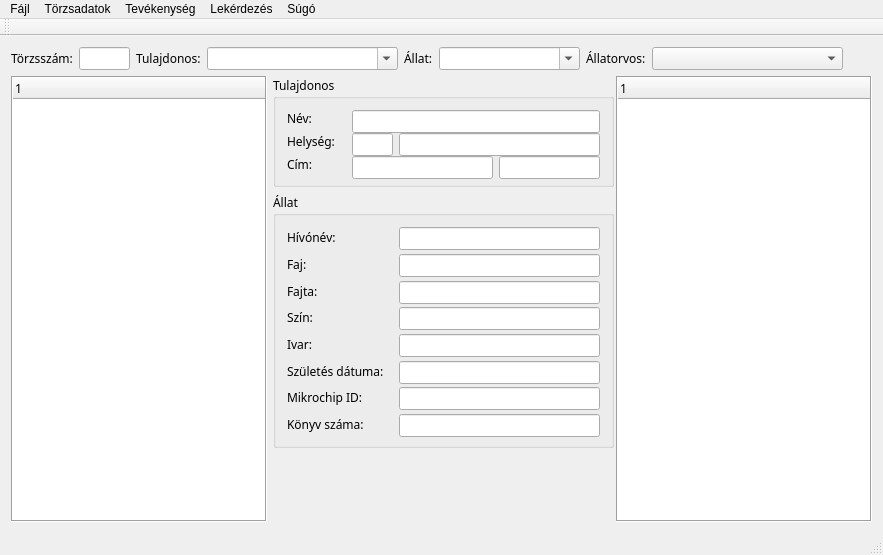
<?xml version="1.0" encoding="UTF-8"?>
<ui version="4.0">
 <class>frmMainClass</class>
 <widget class="QMainWindow" name="frmMainClass">
  <property name="geometry">
   <rect>
    <x>0</x>
    <y>0</y>
    <width>883</width>
    <height>555</height>
   </rect>
  </property>
  <property name="minimumSize">
   <size>
    <width>883</width>
    <height>555</height>
   </size>
  </property>
  <property name="windowTitle">
   <string>VeTracto</string>
  </property>
  <property name="windowIcon">
   <iconset resource="images.qrc">
    <normaloff>:/images/1267613805_add-address.png</normaloff>:/images/1267613805_add-address.png</iconset>
  </property>
  <widget class="QWidget" name="centralWidget">
   <layout class="QGridLayout" name="gridLayout_5">
    <item row="0" column="0" colspan="3">
     <layout class="QHBoxLayout" name="horizontalLayout_3">
      <item>
       <widget class="QLabel" name="label">
        <property name="font">
         <font>
          <family>Lucida Sans Unicode</family>
          <pointsize>9</pointsize>
         </font>
        </property>
        <property name="text">
         <string>Törzsszám:</string>
        </property>
       </widget>
      </item>
      <item>
       <widget class="QLineEdit" name="lineEdit">
        <property name="enabled">
         <bool>true</bool>
        </property>
        <property name="sizePolicy">
         <sizepolicy hsizetype="Preferred" vsizetype="Preferred">
          <horstretch>0</horstretch>
          <verstretch>0</verstretch>
         </sizepolicy>
        </property>
        <property name="minimumSize">
         <size>
          <width>51</width>
          <height>23</height>
         </size>
        </property>
        <property name="maximumSize">
         <size>
          <width>51</width>
          <height>23</height>
         </size>
        </property>
        <property name="font">
         <font>
          <family>Lucida Sans Unicode</family>
          <pointsize>9</pointsize>
         </font>
        </property>
       </widget>
      </item>
      <item>
       <widget class="QLabel" name="label_2">
        <property name="font">
         <font>
          <family>Lucida Sans Unicode</family>
          <pointsize>9</pointsize>
         </font>
        </property>
        <property name="text">
         <string>Tulajdonos:</string>
        </property>
       </widget>
      </item>
      <item>
       <widget class="QComboBox" name="comboBox">
        <property name="minimumSize">
         <size>
          <width>191</width>
          <height>23</height>
         </size>
        </property>
        <property name="maximumSize">
         <size>
          <width>16777215</width>
          <height>23</height>
         </size>
        </property>
        <property name="font">
         <font>
          <family>Lucida Sans Unicode</family>
          <pointsize>9</pointsize>
         </font>
        </property>
        <property name="editable">
         <bool>true</bool>
        </property>
       </widget>
      </item>
      <item>
       <widget class="QLabel" name="label_3">
        <property name="font">
         <font>
          <family>Lucida Sans Unicode</family>
          <pointsize>9</pointsize>
         </font>
        </property>
        <property name="text">
         <string>Állat:</string>
        </property>
       </widget>
      </item>
      <item>
       <widget class="QComboBox" name="comboBox_2">
        <property name="minimumSize">
         <size>
          <width>141</width>
          <height>23</height>
         </size>
        </property>
        <property name="maximumSize">
         <size>
          <width>16777215</width>
          <height>23</height>
         </size>
        </property>
        <property name="font">
         <font>
          <family>Lucida Sans Unicode</family>
          <pointsize>9</pointsize>
         </font>
        </property>
        <property name="editable">
         <bool>true</bool>
        </property>
        <property name="insertPolicy">
         <enum>QComboBox::InsertAlphabetically</enum>
        </property>
       </widget>
      </item>
      <item>
       <widget class="QLabel" name="label_16">
        <property name="font">
         <font>
          <family>Lucida Sans Unicode</family>
          <pointsize>9</pointsize>
         </font>
        </property>
        <property name="text">
         <string>Állatorvos:</string>
        </property>
       </widget>
      </item>
      <item>
       <widget class="QComboBox" name="comboBox_3">
        <property name="minimumSize">
         <size>
          <width>191</width>
          <height>23</height>
         </size>
        </property>
        <property name="maximumSize">
         <size>
          <width>16777215</width>
          <height>23</height>
         </size>
        </property>
        <property name="font">
         <font>
          <family>Lucida Sans Unicode</family>
          <pointsize>9</pointsize>
         </font>
        </property>
       </widget>
      </item>
      <item>
       <spacer name="horizontalSpacer_4">
        <property name="font">
         <font>
          <family>Lucida Sans Unicode</family>
          <pointsize>9</pointsize>
         </font>
        </property>
        <property name="orientation">
         <enum>Qt::Horizontal</enum>
        </property>
        <property name="sizeHint" stdset="0">
         <size>
          <width>38</width>
          <height>17</height>
         </size>
        </property>
       </spacer>
      </item>
     </layout>
    </item>
    <item row="1" column="0" rowspan="3">
     <widget class="QTreeWidget" name="treeWidget">
      <property name="minimumSize">
       <size>
        <width>256</width>
        <height>426</height>
       </size>
      </property>
      <property name="font">
       <font>
        <family>Lucida Sans Unicode</family>
        <pointsize>9</pointsize>
       </font>
      </property>
      <property name="contextMenuPolicy">
       <enum>Qt::CustomContextMenu</enum>
      </property>
      <property name="locale">
       <locale language="Hungarian" country="Hungary"/>
      </property>
      <property name="frameShape">
       <enum>QFrame::Box</enum>
      </property>
      <column>
       <property name="text">
        <string notr="true">1</string>
       </property>
      </column>
     </widget>
    </item>
    <item row="1" column="1">
     <widget class="QGroupBox" name="groupBox">
      <property name="minimumSize">
       <size>
        <width>341</width>
        <height>111</height>
       </size>
      </property>
      <property name="maximumSize">
       <size>
        <width>341</width>
        <height>111</height>
       </size>
      </property>
      <property name="font">
       <font>
        <family>Lucida Sans Unicode</family>
        <pointsize>9</pointsize>
       </font>
      </property>
      <property name="contextMenuPolicy">
       <enum>Qt::CustomContextMenu</enum>
      </property>
      <property name="autoFillBackground">
       <bool>false</bool>
      </property>
      <property name="title">
       <string>Tulajdonos</string>
      </property>
      <property name="alignment">
       <set>Qt::AlignLeading|Qt::AlignLeft|Qt::AlignTop</set>
      </property>
      <layout class="QGridLayout" name="gridLayout_2">
       <item row="0" column="0">
        <layout class="QGridLayout" name="gridLayout_4">
         <item row="0" column="0">
          <widget class="QLabel" name="label_5">
           <property name="font">
            <font>
             <family>Lucida Sans Unicode</family>
             <pointsize>9</pointsize>
            </font>
           </property>
           <property name="text">
            <string>Név:</string>
           </property>
          </widget>
         </item>
         <item row="0" column="1">
          <widget class="QLineEdit" name="lineEdit_2">
           <property name="enabled">
            <bool>true</bool>
           </property>
           <property name="sizePolicy">
            <sizepolicy hsizetype="Preferred" vsizetype="Fixed">
             <horstretch>0</horstretch>
             <verstretch>0</verstretch>
            </sizepolicy>
           </property>
           <property name="minimumSize">
            <size>
             <width>20</width>
             <height>23</height>
            </size>
           </property>
           <property name="maximumSize">
            <size>
             <width>16777215</width>
             <height>23</height>
            </size>
           </property>
           <property name="font">
            <font>
             <family>Lucida Sans Unicode</family>
             <pointsize>9</pointsize>
            </font>
           </property>
           <property name="readOnly">
            <bool>true</bool>
           </property>
          </widget>
         </item>
         <item row="1" column="0">
          <widget class="QLabel" name="label_6">
           <property name="font">
            <font>
             <family>Lucida Sans Unicode</family>
             <pointsize>9</pointsize>
            </font>
           </property>
           <property name="text">
            <string>Helység:</string>
           </property>
          </widget>
         </item>
         <item row="1" column="1">
          <layout class="QHBoxLayout" name="horizontalLayout_2">
           <item>
            <widget class="QLineEdit" name="lineEdit_3">
             <property name="enabled">
              <bool>true</bool>
             </property>
             <property name="sizePolicy">
              <sizepolicy hsizetype="Preferred" vsizetype="Fixed">
               <horstretch>0</horstretch>
               <verstretch>0</verstretch>
              </sizepolicy>
             </property>
             <property name="minimumSize">
              <size>
               <width>41</width>
               <height>23</height>
              </size>
             </property>
             <property name="maximumSize">
              <size>
               <width>41</width>
               <height>23</height>
              </size>
             </property>
             <property name="font">
              <font>
               <family>Lucida Sans Unicode</family>
               <pointsize>9</pointsize>
              </font>
             </property>
             <property name="readOnly">
              <bool>true</bool>
             </property>
            </widget>
           </item>
           <item>
            <widget class="QLineEdit" name="lineEdit_4">
             <property name="enabled">
              <bool>true</bool>
             </property>
             <property name="sizePolicy">
              <sizepolicy hsizetype="Preferred" vsizetype="Fixed">
               <horstretch>0</horstretch>
               <verstretch>0</verstretch>
              </sizepolicy>
             </property>
             <property name="minimumSize">
              <size>
               <width>201</width>
               <height>23</height>
              </size>
             </property>
             <property name="maximumSize">
              <size>
               <width>201</width>
               <height>23</height>
              </size>
             </property>
             <property name="font">
              <font>
               <family>Lucida Sans Unicode</family>
               <pointsize>9</pointsize>
              </font>
             </property>
             <property name="readOnly">
              <bool>true</bool>
             </property>
            </widget>
           </item>
          </layout>
         </item>
         <item row="2" column="0">
          <widget class="QLabel" name="label_7">
           <property name="font">
            <font>
             <family>Lucida Sans Unicode</family>
             <pointsize>9</pointsize>
            </font>
           </property>
           <property name="text">
            <string>Cím:</string>
           </property>
          </widget>
         </item>
         <item row="2" column="1">
          <layout class="QGridLayout" name="gridLayout_6">
           <item row="0" column="0">
            <widget class="QLineEdit" name="lineEdit_5">
             <property name="enabled">
              <bool>true</bool>
             </property>
             <property name="sizePolicy">
              <sizepolicy hsizetype="Preferred" vsizetype="Fixed">
               <horstretch>0</horstretch>
               <verstretch>0</verstretch>
              </sizepolicy>
             </property>
             <property name="minimumSize">
              <size>
               <width>141</width>
               <height>23</height>
              </size>
             </property>
             <property name="maximumSize">
              <size>
               <width>141</width>
               <height>23</height>
              </size>
             </property>
             <property name="font">
              <font>
               <family>Lucida Sans Unicode</family>
               <pointsize>9</pointsize>
              </font>
             </property>
             <property name="readOnly">
              <bool>true</bool>
             </property>
            </widget>
           </item>
           <item row="0" column="1">
            <widget class="QLineEdit" name="lineEdit_14">
             <property name="enabled">
              <bool>true</bool>
             </property>
             <property name="sizePolicy">
              <sizepolicy hsizetype="Preferred" vsizetype="Fixed">
               <horstretch>0</horstretch>
               <verstretch>0</verstretch>
              </sizepolicy>
             </property>
             <property name="minimumSize">
              <size>
               <width>101</width>
               <height>23</height>
              </size>
             </property>
             <property name="maximumSize">
              <size>
               <width>41</width>
               <height>23</height>
              </size>
             </property>
             <property name="font">
              <font>
               <family>Lucida Sans Unicode</family>
               <pointsize>9</pointsize>
              </font>
             </property>
             <property name="readOnly">
              <bool>true</bool>
             </property>
            </widget>
           </item>
          </layout>
         </item>
        </layout>
       </item>
      </layout>
     </widget>
    </item>
    <item row="1" column="2" rowspan="3">
     <widget class="QTreeWidget" name="treeWidget_2">
      <property name="minimumSize">
       <size>
        <width>256</width>
        <height>426</height>
       </size>
      </property>
      <property name="font">
       <font>
        <family>Lucida Sans Unicode</family>
        <pointsize>9</pointsize>
       </font>
      </property>
      <property name="contextMenuPolicy">
       <enum>Qt::CustomContextMenu</enum>
      </property>
      <property name="locale">
       <locale language="Hungarian" country="Hungary"/>
      </property>
      <property name="frameShape">
       <enum>QFrame::Box</enum>
      </property>
      <column>
       <property name="text">
        <string notr="true">1</string>
       </property>
      </column>
     </widget>
    </item>
    <item row="2" column="1">
     <widget class="QGroupBox" name="groupBox_2">
      <property name="minimumSize">
       <size>
        <width>341</width>
        <height>255</height>
       </size>
      </property>
      <property name="maximumSize">
       <size>
        <width>341</width>
        <height>255</height>
       </size>
      </property>
      <property name="font">
       <font>
        <family>Lucida Sans Unicode</family>
        <pointsize>9</pointsize>
       </font>
      </property>
      <property name="contextMenuPolicy">
       <enum>Qt::CustomContextMenu</enum>
      </property>
      <property name="title">
       <string>Állat</string>
      </property>
      <layout class="QGridLayout" name="gridLayout_3">
       <item row="0" column="0">
        <layout class="QGridLayout" name="gridLayout">
         <item row="0" column="0">
          <widget class="QLabel" name="label_8">
           <property name="font">
            <font>
             <family>Lucida Sans Unicode</family>
             <pointsize>9</pointsize>
            </font>
           </property>
           <property name="text">
            <string>Hívónév:</string>
           </property>
          </widget>
         </item>
         <item row="0" column="1">
          <widget class="QLineEdit" name="lineEdit_6">
           <property name="enabled">
            <bool>true</bool>
           </property>
           <property name="sizePolicy">
            <sizepolicy hsizetype="Preferred" vsizetype="Fixed">
             <horstretch>0</horstretch>
             <verstretch>0</verstretch>
            </sizepolicy>
           </property>
           <property name="minimumSize">
            <size>
             <width>201</width>
             <height>23</height>
            </size>
           </property>
           <property name="maximumSize">
            <size>
             <width>16777215</width>
             <height>23</height>
            </size>
           </property>
           <property name="font">
            <font>
             <family>Lucida Sans Unicode</family>
             <pointsize>9</pointsize>
            </font>
           </property>
           <property name="readOnly">
            <bool>true</bool>
           </property>
          </widget>
         </item>
         <item row="1" column="0">
          <widget class="QLabel" name="label_9">
           <property name="font">
            <font>
             <family>Lucida Sans Unicode</family>
             <pointsize>9</pointsize>
            </font>
           </property>
           <property name="text">
            <string>Faj:</string>
           </property>
          </widget>
         </item>
         <item row="1" column="1">
          <widget class="QLineEdit" name="lineEdit_7">
           <property name="enabled">
            <bool>true</bool>
           </property>
           <property name="sizePolicy">
            <sizepolicy hsizetype="Preferred" vsizetype="Fixed">
             <horstretch>0</horstretch>
             <verstretch>0</verstretch>
            </sizepolicy>
           </property>
           <property name="minimumSize">
            <size>
             <width>201</width>
             <height>23</height>
            </size>
           </property>
           <property name="maximumSize">
            <size>
             <width>16777215</width>
             <height>23</height>
            </size>
           </property>
           <property name="font">
            <font>
             <family>Lucida Sans Unicode</family>
             <pointsize>9</pointsize>
            </font>
           </property>
           <property name="readOnly">
            <bool>true</bool>
           </property>
          </widget>
         </item>
         <item row="2" column="0">
          <widget class="QLabel" name="label_10">
           <property name="font">
            <font>
             <family>Lucida Sans Unicode</family>
             <pointsize>9</pointsize>
            </font>
           </property>
           <property name="text">
            <string>Fajta:</string>
           </property>
          </widget>
         </item>
         <item row="2" column="1">
          <widget class="QLineEdit" name="lineEdit_8">
           <property name="enabled">
            <bool>true</bool>
           </property>
           <property name="sizePolicy">
            <sizepolicy hsizetype="Preferred" vsizetype="Fixed">
             <horstretch>0</horstretch>
             <verstretch>0</verstretch>
            </sizepolicy>
           </property>
           <property name="minimumSize">
            <size>
             <width>201</width>
             <height>23</height>
            </size>
           </property>
           <property name="maximumSize">
            <size>
             <width>16777215</width>
             <height>23</height>
            </size>
           </property>
           <property name="font">
            <font>
             <family>Lucida Sans Unicode</family>
             <pointsize>9</pointsize>
            </font>
           </property>
           <property name="readOnly">
            <bool>true</bool>
           </property>
          </widget>
         </item>
         <item row="3" column="0">
          <widget class="QLabel" name="label_11">
           <property name="font">
            <font>
             <family>Lucida Sans Unicode</family>
             <pointsize>9</pointsize>
            </font>
           </property>
           <property name="text">
            <string>Szín:</string>
           </property>
          </widget>
         </item>
         <item row="3" column="1">
          <widget class="QLineEdit" name="lineEdit_9">
           <property name="enabled">
            <bool>true</bool>
           </property>
           <property name="sizePolicy">
            <sizepolicy hsizetype="Preferred" vsizetype="Fixed">
             <horstretch>0</horstretch>
             <verstretch>0</verstretch>
            </sizepolicy>
           </property>
           <property name="minimumSize">
            <size>
             <width>201</width>
             <height>23</height>
            </size>
           </property>
           <property name="maximumSize">
            <size>
             <width>16777215</width>
             <height>23</height>
            </size>
           </property>
           <property name="font">
            <font>
             <family>Lucida Sans Unicode</family>
             <pointsize>9</pointsize>
            </font>
           </property>
           <property name="readOnly">
            <bool>true</bool>
           </property>
          </widget>
         </item>
         <item row="4" column="0">
          <widget class="QLabel" name="label_12">
           <property name="font">
            <font>
             <family>Lucida Sans Unicode</family>
             <pointsize>9</pointsize>
            </font>
           </property>
           <property name="text">
            <string>Ivar:</string>
           </property>
          </widget>
         </item>
         <item row="4" column="1">
          <widget class="QLineEdit" name="lineEdit_10">
           <property name="enabled">
            <bool>true</bool>
           </property>
           <property name="sizePolicy">
            <sizepolicy hsizetype="Preferred" vsizetype="Fixed">
             <horstretch>0</horstretch>
             <verstretch>0</verstretch>
            </sizepolicy>
           </property>
           <property name="minimumSize">
            <size>
             <width>201</width>
             <height>23</height>
            </size>
           </property>
           <property name="maximumSize">
            <size>
             <width>16777215</width>
             <height>23</height>
            </size>
           </property>
           <property name="font">
            <font>
             <family>Lucida Sans Unicode</family>
             <pointsize>9</pointsize>
            </font>
           </property>
           <property name="readOnly">
            <bool>true</bool>
           </property>
          </widget>
         </item>
         <item row="5" column="0">
          <widget class="QLabel" name="label_13">
           <property name="font">
            <font>
             <family>Lucida Sans Unicode</family>
             <pointsize>9</pointsize>
            </font>
           </property>
           <property name="text">
            <string>Születés dátuma:</string>
           </property>
          </widget>
         </item>
         <item row="5" column="1">
          <widget class="QLineEdit" name="lineEdit_11">
           <property name="enabled">
            <bool>true</bool>
           </property>
           <property name="sizePolicy">
            <sizepolicy hsizetype="Preferred" vsizetype="Fixed">
             <horstretch>0</horstretch>
             <verstretch>0</verstretch>
            </sizepolicy>
           </property>
           <property name="minimumSize">
            <size>
             <width>201</width>
             <height>23</height>
            </size>
           </property>
           <property name="maximumSize">
            <size>
             <width>16777215</width>
             <height>23</height>
            </size>
           </property>
           <property name="font">
            <font>
             <family>Lucida Sans Unicode</family>
             <pointsize>9</pointsize>
            </font>
           </property>
           <property name="readOnly">
            <bool>true</bool>
           </property>
          </widget>
         </item>
         <item row="6" column="0">
          <widget class="QLabel" name="label_14">
           <property name="font">
            <font>
             <family>Lucida Sans Unicode</family>
             <pointsize>9</pointsize>
            </font>
           </property>
           <property name="text">
            <string>Mikrochip ID:</string>
           </property>
          </widget>
         </item>
         <item row="6" column="1">
          <widget class="QLineEdit" name="lineEdit_12">
           <property name="enabled">
            <bool>true</bool>
           </property>
           <property name="sizePolicy">
            <sizepolicy hsizetype="Preferred" vsizetype="Fixed">
             <horstretch>0</horstretch>
             <verstretch>0</verstretch>
            </sizepolicy>
           </property>
           <property name="minimumSize">
            <size>
             <width>201</width>
             <height>23</height>
            </size>
           </property>
           <property name="maximumSize">
            <size>
             <width>16777215</width>
             <height>23</height>
            </size>
           </property>
           <property name="font">
            <font>
             <family>Lucida Sans Unicode</family>
             <pointsize>9</pointsize>
            </font>
           </property>
           <property name="readOnly">
            <bool>true</bool>
           </property>
          </widget>
         </item>
         <item row="7" column="0">
          <widget class="QLabel" name="label_15">
           <property name="font">
            <font>
             <family>Lucida Sans Unicode</family>
             <pointsize>9</pointsize>
            </font>
           </property>
           <property name="text">
            <string>Könyv száma:</string>
           </property>
          </widget>
         </item>
         <item row="7" column="1">
          <widget class="QLineEdit" name="lineEdit_13">
           <property name="enabled">
            <bool>true</bool>
           </property>
           <property name="sizePolicy">
            <sizepolicy hsizetype="Preferred" vsizetype="Fixed">
             <horstretch>0</horstretch>
             <verstretch>0</verstretch>
            </sizepolicy>
           </property>
           <property name="minimumSize">
            <size>
             <width>201</width>
             <height>23</height>
            </size>
           </property>
           <property name="maximumSize">
            <size>
             <width>16777215</width>
             <height>23</height>
            </size>
           </property>
           <property name="font">
            <font>
             <family>Lucida Sans Unicode</family>
             <pointsize>9</pointsize>
            </font>
           </property>
           <property name="readOnly">
            <bool>true</bool>
           </property>
          </widget>
         </item>
        </layout>
       </item>
      </layout>
     </widget>
    </item>
    <item row="3" column="1">
     <spacer name="verticalSpacer">
      <property name="font">
       <font>
        <family>Lucida Sans Unicode</family>
        <pointsize>9</pointsize>
       </font>
      </property>
      <property name="orientation">
       <enum>Qt::Vertical</enum>
      </property>
      <property name="sizeHint" stdset="0">
       <size>
        <width>88</width>
        <height>55</height>
       </size>
      </property>
     </spacer>
    </item>
   </layout>
  </widget>
  <widget class="QMenuBar" name="menuBar">
   <property name="geometry">
    <rect>
     <x>0</x>
     <y>0</y>
     <width>883</width>
     <height>25</height>
    </rect>
   </property>
   <property name="autoFillBackground">
    <bool>true</bool>
   </property>
   <property name="defaultUp">
    <bool>false</bool>
   </property>
   <property name="nativeMenuBar">
    <bool>true</bool>
   </property>
   <widget class="QMenu" name="menuF_jl">
    <property name="title">
     <string>Fájl</string>
    </property>
    <widget class="QMenu" name="menuAdatok">
     <property name="enabled">
      <bool>true</bool>
     </property>
     <property name="title">
      <string>Adatok</string>
     </property>
     <widget class="QMenu" name="menuKarbantart_s">
      <property name="title">
       <string>Karbantartás</string>
      </property>
      <addaction name="action_llatorvosok"/>
      <addaction name="separator"/>
      <addaction name="actionFaj"/>
      <addaction name="actionFajta"/>
      <addaction name="actionF_reghajt"/>
      <addaction name="actionHelys_g"/>
      <addaction name="actionIvar"/>
      <addaction name="actionSz_n"/>
      <addaction name="actionTelep_l_s"/>
      <addaction name="actionVakcina"/>
      <addaction name="separator"/>
      <addaction name="actionAdatb_zis"/>
     </widget>
     <addaction name="menuKarbantart_s"/>
     <addaction name="actionArchiv_l_s"/>
     <addaction name="actionImport_MySQL"/>
    </widget>
    <addaction name="actionBe_ll_t_sok"/>
    <addaction name="menuAdatok"/>
    <addaction name="separator"/>
    <addaction name="actionKil_p"/>
   </widget>
   <widget class="QMenu" name="menuT_rzsadatok">
    <property name="title">
     <string>Törzsadatok</string>
    </property>
    <addaction name="actionJ_tulajdonos_s_llat_r_gz_t_se"/>
    <addaction name="action_j_llat_r_gz_t_se_a_tulajdonoshoz"/>
    <addaction name="actionAdatok_m_dos_t_sa"/>
   </widget>
   <widget class="QMenu" name="menuTev_kenys_g">
    <property name="title">
     <string>Tevékenység</string>
    </property>
    <addaction name="actionVakcin_z_s"/>
    <addaction name="actionKezel_s"/>
    <addaction name="actionSeb_szet"/>
    <addaction name="actionLabor"/>
    <addaction name="actionR_ntgen"/>
   </widget>
   <widget class="QMenu" name="menuLek_rdez_s">
    <property name="title">
     <string>Lekérdezés</string>
    </property>
    <addaction name="actionJelent_sek"/>
    <addaction name="actionLista"/>
   </widget>
   <widget class="QMenu" name="menuS_g">
    <property name="title">
     <string>Súgó</string>
    </property>
    <addaction name="actionN_vjegy"/>
   </widget>
   <addaction name="menuF_jl"/>
   <addaction name="menuT_rzsadatok"/>
   <addaction name="menuTev_kenys_g"/>
   <addaction name="menuLek_rdez_s"/>
   <addaction name="menuS_g"/>
  </widget>
  <widget class="QToolBar" name="mainToolBar">
   <property name="floatable">
    <bool>false</bool>
   </property>
   <attribute name="toolBarArea">
    <enum>TopToolBarArea</enum>
   </attribute>
   <attribute name="toolBarBreak">
    <bool>false</bool>
   </attribute>
  </widget>
  <widget class="QStatusBar" name="statusBar"/>
  <action name="actionBe_ll_t_sok">
   <property name="enabled">
    <bool>true</bool>
   </property>
   <property name="icon">
    <iconset resource="images.qrc">
     <normaloff>:/images/1265398812_configure.png</normaloff>:/images/1265398812_configure.png</iconset>
   </property>
   <property name="text">
    <string>Beállítások</string>
   </property>
   <property name="font">
    <font/>
   </property>
   <property name="visible">
    <bool>true</bool>
   </property>
   <property name="priority">
    <enum>QAction::HighPriority</enum>
   </property>
  </action>
  <action name="actionKil_p">
   <property name="icon">
    <iconset resource="images.qrc">
     <normaloff>:/images/1265398965_exit.png</normaloff>:/images/1265398965_exit.png</iconset>
   </property>
   <property name="text">
    <string>Kilép</string>
   </property>
  </action>
  <action name="actionArchiv_l_s">
   <property name="enabled">
    <bool>true</bool>
   </property>
   <property name="text">
    <string>Archiválás</string>
   </property>
   <property name="toolTip">
    <string>Archiválás</string>
   </property>
  </action>
  <action name="action_llatorvosok">
   <property name="text">
    <string>Állatorvosok</string>
   </property>
  </action>
  <action name="actionFaj">
   <property name="enabled">
    <bool>true</bool>
   </property>
   <property name="text">
    <string>Faj</string>
   </property>
  </action>
  <action name="actionFajta">
   <property name="enabled">
    <bool>true</bool>
   </property>
   <property name="text">
    <string>Fajta</string>
   </property>
  </action>
  <action name="actionF_reghajt">
   <property name="enabled">
    <bool>true</bool>
   </property>
   <property name="text">
    <string>Féreghajtó</string>
   </property>
  </action>
  <action name="actionHelys_g">
   <property name="enabled">
    <bool>false</bool>
   </property>
   <property name="text">
    <string>Helység</string>
   </property>
   <property name="visible">
    <bool>false</bool>
   </property>
  </action>
  <action name="actionIvar">
   <property name="enabled">
    <bool>true</bool>
   </property>
   <property name="text">
    <string>Ivar</string>
   </property>
  </action>
  <action name="actionSz_n">
   <property name="enabled">
    <bool>true</bool>
   </property>
   <property name="text">
    <string>Szín</string>
   </property>
  </action>
  <action name="actionVakcina">
   <property name="enabled">
    <bool>true</bool>
   </property>
   <property name="text">
    <string>Vakcina</string>
   </property>
   <property name="iconVisibleInMenu">
    <bool>true</bool>
   </property>
  </action>
  <action name="actionJ_tulajdonos_s_llat_r_gz_t_se">
   <property name="icon">
    <iconset resource="images.qrc">
     <normaloff>:/images/1265398284_folder_blue_open.png</normaloff>:/images/1265398284_folder_blue_open.png</iconset>
   </property>
   <property name="text">
    <string>Új tulajdonos és állat rögzítése</string>
   </property>
  </action>
  <action name="action_j_llat_r_gz_t_se_a_tulajdonoshoz">
   <property name="icon">
    <iconset resource="images.qrc">
     <normaloff>:/images/1265398462_gf.png</normaloff>:/images/1265398462_gf.png</iconset>
   </property>
   <property name="text">
    <string>Új állat rögzítése a tulajdonoshoz</string>
   </property>
  </action>
  <action name="actionAdatok_m_dos_t_sa">
   <property name="icon">
    <iconset resource="images.qrc">
     <normaloff>:/images/1265398448_folder_orange_open.png</normaloff>:/images/1265398448_folder_orange_open.png</iconset>
   </property>
   <property name="text">
    <string>Adatok módosítása</string>
   </property>
  </action>
  <action name="actionVakcin_z_s">
   <property name="icon">
    <iconset resource="images.qrc">
     <normaloff>:/images/1263673602_Antivirus-64.png</normaloff>:/images/1263673602_Antivirus-64.png</iconset>
   </property>
   <property name="text">
    <string>Vakcinázás</string>
   </property>
  </action>
  <action name="actionKezel_s">
   <property name="icon">
    <iconset resource="images.qrc">
     <normaloff>:/images/1265398973_txt.png</normaloff>:/images/1265398973_txt.png</iconset>
   </property>
   <property name="text">
    <string>Kezelés</string>
   </property>
  </action>
  <action name="actionSeb_szet">
   <property name="icon">
    <iconset resource="images.qrc">
     <normaloff>:/images/1265398805_editcut.png</normaloff>:/images/1265398805_editcut.png</iconset>
   </property>
   <property name="text">
    <string>Sebészet</string>
   </property>
  </action>
  <action name="actionR_ntgen">
   <property name="enabled">
    <bool>false</bool>
   </property>
   <property name="text">
    <string>Röntgen</string>
   </property>
   <property name="visible">
    <bool>false</bool>
   </property>
  </action>
  <action name="actionLabor">
   <property name="enabled">
    <bool>false</bool>
   </property>
   <property name="icon">
    <iconset>
     <normaloff>:/images/1267613536_Measurement.png</normaloff>:/images/1267613536_Measurement.png</iconset>
   </property>
   <property name="text">
    <string>Labor</string>
   </property>
   <property name="visible">
    <bool>false</bool>
   </property>
   <property name="iconVisibleInMenu">
    <bool>false</bool>
   </property>
  </action>
  <action name="actionN_vjegy">
   <property name="text">
    <string>Névjegy</string>
   </property>
   <property name="menuRole">
    <enum>QAction::TextHeuristicRole</enum>
   </property>
  </action>
  <action name="actionJelent_sek">
   <property name="enabled">
    <bool>false</bool>
   </property>
   <property name="text">
    <string>Jelentések</string>
   </property>
   <property name="visible">
    <bool>false</bool>
   </property>
  </action>
  <action name="actionLista">
   <property name="enabled">
    <bool>true</bool>
   </property>
   <property name="icon">
    <iconset resource="images.qrc">
     <normaloff>:/images/1265398629_print_printer.png</normaloff>:/images/1265398629_print_printer.png</iconset>
   </property>
   <property name="text">
    <string>Lista</string>
   </property>
  </action>
  <action name="actionNorberger">
   <property name="text">
    <string>Norberger</string>
   </property>
  </action>
  <action name="actionImport_MySQL">
   <property name="text">
    <string>Trafo MySQL</string>
   </property>
  </action>
  <action name="actionAdatb_zis">
   <property name="enabled">
    <bool>false</bool>
   </property>
   <property name="text">
    <string>Adatbázis tisztítás</string>
   </property>
  </action>
  <action name="actionTelep_l_s">
   <property name="text">
    <string>Település</string>
   </property>
  </action>
  <action name="actionTPA">
   <property name="text">
    <string>TPA</string>
   </property>
  </action>
  <action name="actionK_z_s_tangens">
   <property name="text">
    <string>Közös tangens</string>
   </property>
  </action>
 </widget>
 <layoutdefault spacing="6" margin="11"/>
 <resources>
  <include location="images.qrc"/>
 </resources>
 <connections/>
</ui>
